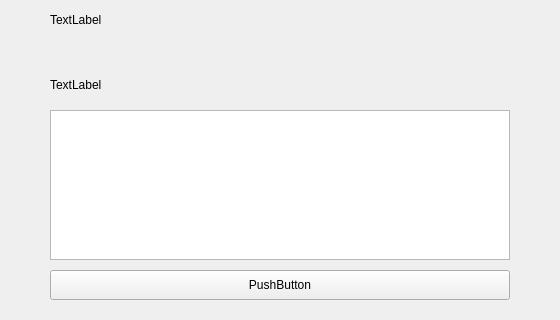
<?xml version="1.0" encoding="UTF-8"?>
<ui version="4.0">
 <class>Form</class>
 <widget class="QWidget" name="Form">
  <property name="geometry">
   <rect>
    <x>0</x>
    <y>0</y>
    <width>560</width>
    <height>320</height>
   </rect>
  </property>
  <property name="minimumSize">
   <size>
    <width>560</width>
    <height>320</height>
   </size>
  </property>
  <property name="maximumSize">
   <size>
    <width>560</width>
    <height>320</height>
   </size>
  </property>
  <property name="windowTitle">
   <string>Form</string>
  </property>
  <widget class="QLabel" name="toxIdLabel">
   <property name="geometry">
    <rect>
     <x>50</x>
     <y>10</y>
     <width>150</width>
     <height>20</height>
    </rect>
   </property>
   <property name="text">
    <string>TextLabel</string>
   </property>
  </widget>
  <widget class="QLabel" name="messageLabel">
   <property name="geometry">
    <rect>
     <x>50</x>
     <y>70</y>
     <width>150</width>
     <height>30</height>
    </rect>
   </property>
   <property name="text">
    <string>TextLabel</string>
   </property>
  </widget>
  <widget class="QPlainTextEdit" name="messagePlainTextEdit">
   <property name="geometry">
    <rect>
     <x>50</x>
     <y>110</y>
     <width>460</width>
     <height>150</height>
    </rect>
   </property>
  </widget>
  <widget class="QPushButton" name="addBootstrapPushButton">
   <property name="geometry">
    <rect>
     <x>50</x>
     <y>270</y>
     <width>460</width>
     <height>30</height>
    </rect>
   </property>
   <property name="text">
    <string>PushButton</string>
   </property>
  </widget>
  <widget class="QLabel" name="errorLabel">
   <property name="enabled">
    <bool>true</bool>
   </property>
   <property name="geometry">
    <rect>
     <x>220</x>
     <y>10</y>
     <width>321</width>
     <height>31</height>
    </rect>
   </property>
   <property name="contextMenuPolicy">
    <enum>Qt::NoContextMenu</enum>
   </property>
   <property name="text">
    <string/>
   </property>
  </widget>
 </widget>
 <resources/>
 <connections/>
</ui>
